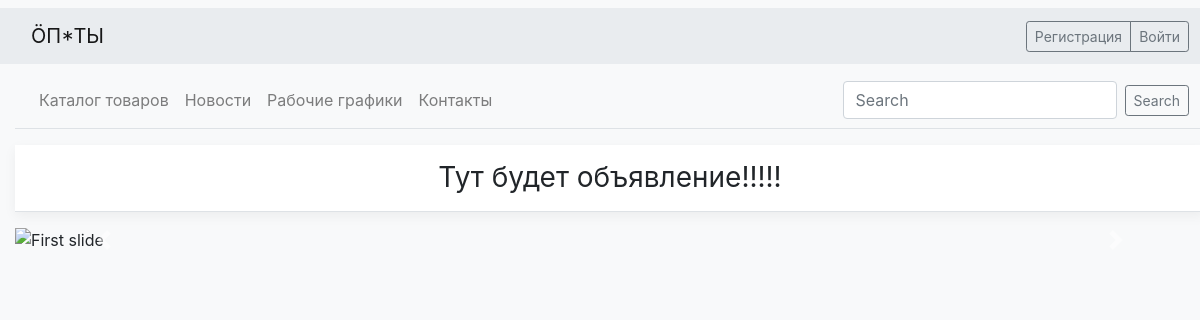
The app's page /, older data.
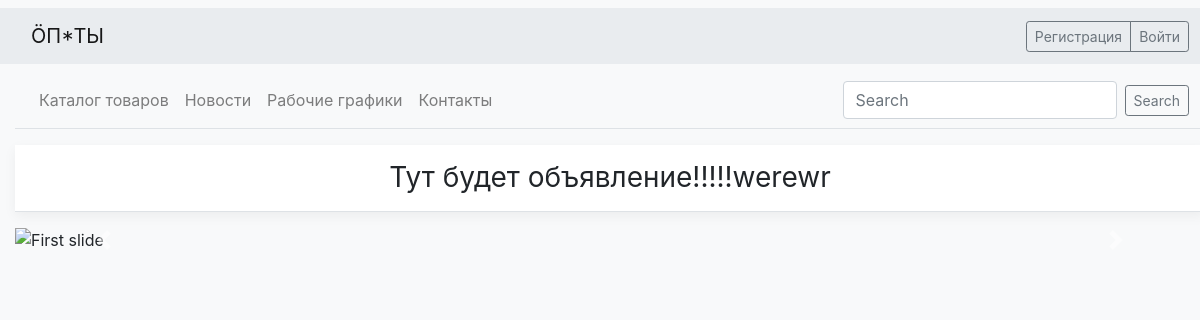
The same page, newer data.
### main/models.py (models this page shows)
class SettingOption(models.Model):
    objects = SettingOptionManager()
    s_name = models.CharField(max_length=100, primary_key=True)
    s_value = models.TextField()

### main/views.py (the view)
# urls.py: path('', main_views.IndexView.as_view(), name='index'),
class IndexView(CommonContextViewMixin, TemplateView):
    template_name = 'main/index.html'
    def __init__(self, *args, **kwargs):
        self.user = None
        super().__init__(*args, **kwargs)
    def get_context_data(self, **kwargs):
        context = super().get_context_data(**kwargs)
        context['announcement'] = _models.SettingOptionHandler('announcement').value
        return context
    def dispatch(self, request, *args, **kwargs):
        self.user = request.user
        return super().dispatch(request, *args, **kwargs)

### main/core/view_mixins.py (called while the page is built, shortened)
    def get_context_data(self, **kwargs):
        context = super().get_context_data(**kwargs)
        context['shop_title'] = SHOP_TITLE
        return context

    def dispatch(self, request, *args, **kwargs):
        self.user = request.user
        return super().dispatch(request, *args, **kwargs)

### main/models.py (called while the page is built)
    def get_by_name(self, name):
        try:
            instance = SettingOption.objects.get(s_name=name)
        except ObjectDoesNotExist:
            instance = SettingOption(s_name=name, s_value='')
            instance.save()
        return instance

    @property
    def value(self):
        val = self.instance.s_value.strip()
        name = self.instance.s_name
        if name == 'extra_charge':
            if val == '':
                return Decimal(0)
            return Decimal(val)
        return val

### main/templates/main/index.html (shortened to what this page needs)
{% extends 'base.html' %}
{% block content %}
    <div class="container">
    <nav class="navbar navbar-expand-md navbar-light border-bottom">
        <div class="collapse navbar-collapse" id="navbarSupportedContent">
            <ul class="navbar-nav mr-auto">
                <li class="nav-item">
                    <a href="{% url 'main:catalog' %}" class="nav-link">Каталог товаров</a>
                </li>
                <li class="nav-item">
                    <a class="nav-link" href="#">Новости</a>
                </li>
                <li class="nav-item">
                    <a class="nav-link" href="#">Рабочие графики</a>
                </li>
                <li class="nav-item">
                    <a class="nav-link" href="#">Контакты</a>
                </li>
            </ul>
            <form class="form-inline my-2 my-lg-0">
                <input class="form-control mr-sm-2" type="text" placeholder="Search">
                <button class="btn btn-outline-secondary my-2 my-sm-0 btn-sm" type="submit">Search</button>
            </form>
        </div>
    </nav>
        <h3 class="font-weight-normal text-center py-3 my-3 bg-white border-bottom box-shadow">
            {{ announcement }}
        </h3>
        <div id="carouselExampleFade" class="carousel slide carousel-fade" data-ride="carousel">
          <div class="carousel-inner">
            <div class="carousel-item active">
              <img class="d-block w-100" src="https://mdbootstrap.com/img/Photos/Slides/img%20(15).jpg"
                alt="First slide">
            </div>
          </div>
          <a class="carousel-control-prev" href="#carouselExampleFade" role="button" data-slide="prev">
            <span class="carousel-control-prev-icon" aria-hidden="true"></span>
          </a>
          <a class="carousel-control-next" href="#carouselExampleFade" role="button" data-slide="next">
            <span class="carousel-control-next-icon" aria-hidden="true"></span>
          </a>
        </div>
    </div>
{% endblock content %}

Row changes from the older to the newer data that the page shows:
changed SettingOption: s_value "Тут будет объявление!!!!!" → "Тут будет объявление!!!!!werewr"
